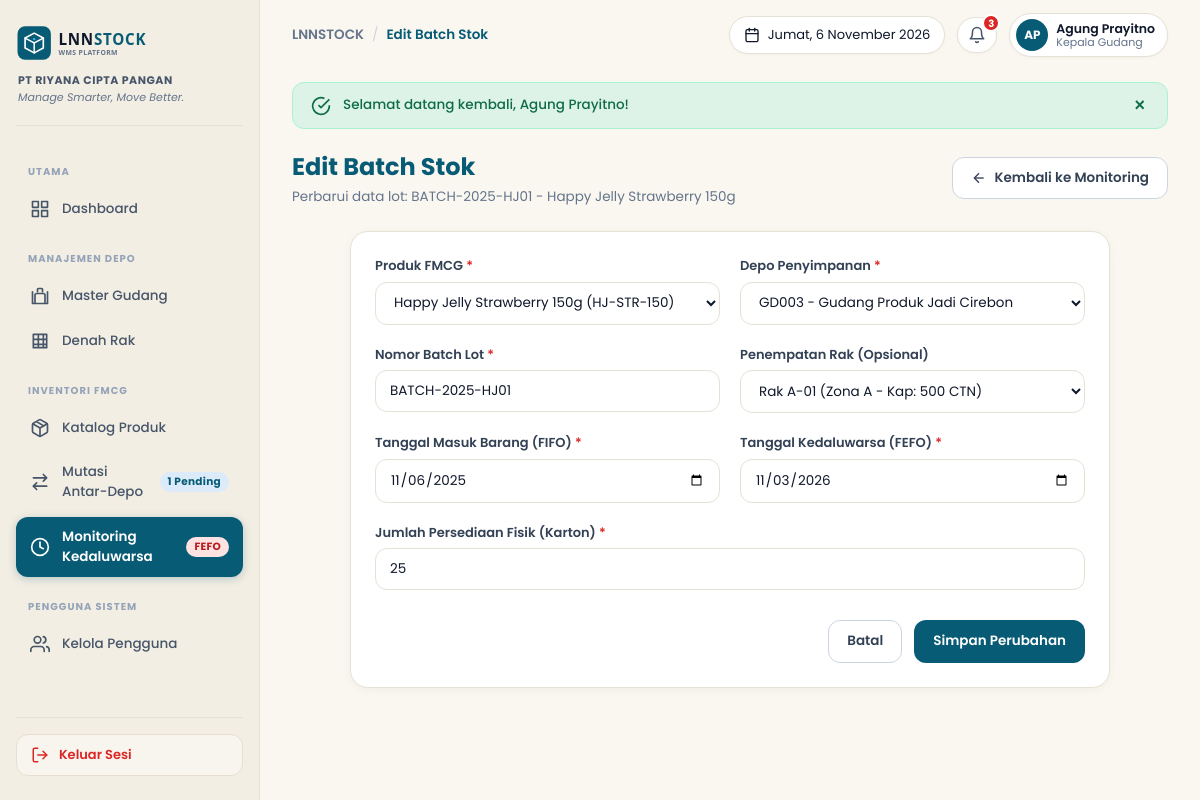
/?page=kedaluwarsa&action=edit&id=1 (signed in), run on the app's committed database.
### tables this page shows
CREATE TABLE IF NOT EXISTS batch_stok (
  id INT AUTO_INCREMENT PRIMARY KEY,
  id_produk INT NOT NULL,
  id_depo INT NOT NULL,
  id_rak INT NULL,                         
  no_batch VARCHAR(30) NOT NULL,
  tgl_masuk DATE NOT NULL,                 
  tgl_expired DATE NOT NULL,               
  jumlah INT NOT NULL DEFAULT 0,           
  UNIQUE KEY uq_batch (no_batch, id_produk, id_depo),
  FOREIGN KEY (id_produk) REFERENCES produk(id) ON DELETE RESTRICT,
  FOREIGN KEY (id_depo)   REFERENCES depo(id)   ON DELETE RESTRICT,
  FOREIGN KEY (id_rak)    REFERENCES rak(id)    ON DELETE RESTRICT
);

CREATE TABLE IF NOT EXISTS produk (
  id INT AUTO_INCREMENT PRIMARY KEY,
  kode_sku VARCHAR(20) NOT NULL UNIQUE,    
  nama_produk VARCHAR(100) NOT NULL,
  kategori VARCHAR(40) NOT NULL,           
  isi_per_karton INT NOT NULL DEFAULT 1,
  masa_simpan_bulan INT NOT NULL DEFAULT 12,
  buffer_minimum INT NOT NULL DEFAULT 0,   
  gambar VARCHAR(150) NULL
);

CREATE TABLE IF NOT EXISTS depo (
  id INT AUTO_INCREMENT PRIMARY KEY,
  kode_depo VARCHAR(10) NOT NULL UNIQUE,   
  nama_depo VARCHAR(100) NOT NULL,
  jenis_depo VARCHAR(30) NOT NULL,         
  lokasi VARCHAR(150) NOT NULL,
  status VARCHAR(10) NOT NULL DEFAULT 'Aktif'
);

### controllers/BatchController.php (called while the page is built, shortened)
<?php
require_once __DIR__ . '/../models/Batch.php';
require_once __DIR__ . '/../models/Produk.php';
require_once __DIR__ . '/../models/Depo.php';
class BatchController extends Controller {
    private Batch $batchModel;
    private Produk $produkModel;
    private Depo $depoModel;
    public function __construct() {
        $this->batchModel = new Batch();
        $this->produkModel = new Produk();
        $this->depoModel = new Depo();
    }
    public function edit(): void {
        $id = (int)($_GET['id'] ?? 0);
        $batch = $this->batchModel->getById($id);
        $produks = $this->produkModel->getAll();
        $depos = $this->depoModel->getAll();
        $stmtRak = Database::connect()->query("SELECT r.*, d.nama_depo FROM rak r JOIN depo d ON d.id = r.id_depo WHERE r.status_rak = 'Aktif' ORDER BY r.kode_rak ASC");
        $allRaks = $stmtRak->fetchAll();
        $errors = [];
        $old = $batch;
        $this->view('kedaluwarsa/edit', [
            'pageTitle' => 'Edit Batch Stok',
            'batch'     => $batch,
            'produks'   => $produks,
            'depos'     => $depos,
            'allRaks'   => $allRaks,
            'errors'    => $errors,
            'old'       => $old,
        ]);
    }
}

### core/Database.php (called while the page is built)
<?php
class Database {
    private static ?PDO $instance = null;
    public static function connect(): PDO {
        if (self::$instance === null) {
            $host = '127.0.0.1';
            $port = '3306';
            $dbname = 'db_lnnstock';
            $username = 'root';
            $password = '';
            $dsn = "mysql:host={$host};port={$port};dbname={$dbname};charset=utf8mb4";
            $options = [
                PDO::ATTR_ERRMODE            => PDO::ERRMODE_EXCEPTION,
                PDO::ATTR_DEFAULT_FETCH_MODE => PDO::FETCH_ASSOC,
                PDO::ATTR_EMULATE_PREPARES   => false,
            ];
            try {
                self::$instance = new PDO($dsn, $username, $password, $options);
            } catch (PDOException $e) {
                error_log("Database Connection Error: " . $e->getMessage());
                die("Maaf, terjadi kendala koneksi ke database LNNSTOCK. Pastikan layanan MySQL/MariaDB pada XAMPP sudah berjalan.");
            }
        }
        return self::$instance;
    }
}

### core/Model.php (called while the page is built, shortened)
<?php
abstract class Model {
    public function __construct() {
        $this->db = Database::connect();
    }
}

### models/Batch.php (called while the page is built, shortened)
<?php
require_once __DIR__ . '/../core/Model.php';
class Batch extends Model {
    public function getById(int $id): ?array {
        $sql = "SELECT b.*,
                    p.nama_produk, p.kode_sku, p.masa_simpan_bulan,
                    d.nama_depo, d.kode_depo,
                    r.kode_rak, r.kapasitas,
                    DATEDIFF(b.tgl_expired, CURDATE()) AS sisa_hari
                FROM batch_stok b
                JOIN produk p ON p.id = b.id_produk
                JOIN depo d ON d.id = b.id_depo
                LEFT JOIN rak r ON r.id = b.id_rak
                WHERE b.id = :id
                LIMIT 1";
        $stmt = $this->db->prepare($sql);
        $stmt->execute([':id' => $id]);
        $row = $stmt->fetch();
        return $row ?: null;
    }
}

### core/helpers.php (called while the page is built, shortened)
<?php
function e(?string $value): string {
    return htmlspecialchars((string)($value ?? ''), ENT_QUOTES, 'UTF-8');
}
function base_url(string $path = ''): string {
    $scriptDir = dirname($_SERVER['SCRIPT_NAME'] ?? '/index.php');
    $scriptDir = str_replace('\\', '/', $scriptDir);
    $base = rtrim($scriptDir, '/') . '/';
    return $base . ltrim($path, '/');
}

### models/Produk.php (called while the page is built, shortened)
<?php
require_once __DIR__ . '/../core/Model.php';
class Produk extends Model {
    public function getAll(): array {
        $sql = "SELECT p.*,
                    COALESCE(SUM(b.jumlah), 0) AS stok_karton,
                    COALESCE(SUM(b.jumlah), 0) * p.isi_per_karton AS stok_pcs
                FROM produk p
                LEFT JOIN batch_stok b ON b.id_produk = p.id
                GROUP BY p.id
                ORDER BY p.kode_sku ASC";
        $stmt = $this->db->query($sql);
        $rows = $stmt->fetchAll();
        foreach ($rows as &$row) {
            $stok = (int)$row['stok_karton'];
            $buffer = (int)$row['buffer_minimum'];
        }
        return $rows;
    }
}

### models/Depo.php (called while the page is built, shortened)
<?php
require_once __DIR__ . '/../core/Model.php';
class Depo extends Model {
    public function getAll(): array {
        $sql = "SELECT d.*,
                    COALESCE(SUM(r.kapasitas), 0) AS total_kapasitas,
                    (SELECT COALESCE(SUM(b.jumlah), 0) FROM batch_stok b WHERE b.id_depo = d.id) AS total_terisi
                FROM depo d
                LEFT JOIN rak r ON r.id_depo = d.id
                GROUP BY d.id
                ORDER BY d.kode_depo ASC";
        $stmt = $this->db->query($sql);
        return $stmt->fetchAll();
    }
}

### views/kedaluwarsa/edit.php (the view, shortened to what this page needs)
<div class="page-header">
    <div>
        <h1 class="page-title">Edit Batch Stok</h1>
        <p class="page-subtitle">Perbarui data lot: <?= e($batch['no_batch']) ?> - <?= e($batch['nama_produk']) ?></p>
    </div>
    <div>
        <a href="<?= base_url('?page=kedaluwarsa') ?>" class="btn btn-secondary">
            <svg width="16" height="16" viewBox="0 0 24 24" fill="none" stroke="currentColor" stroke-width="2">
                <line x1="19" y1="12" x2="5" y2="12"></line>
                <polyline points="12 19 5 12 12 5"></polyline>
            </svg>
            <span>Kembali ke Monitoring</span>
        </a>
    </div>
</div>
<div class="card" style="max-width: 760px; margin: 0 auto;">
    <form action="<?= base_url('?page=kedaluwarsa&action=edit&id=' . $batch['id']) ?>" method="POST">
        <div class="form-grid-2">
            <div class="form-group">
                <label for="batchSelectProduk" class="form-label">Produk FMCG <span class="text-danger">*</span></label>
                <select id="batchSelectProduk" name="id_produk" class="form-select" required>
                    <?php foreach ($produks as $p): ?>
                        <option value="<?= $p['id'] ?>" data-masa-simpan="<?= (int)$p['masa_simpan_bulan'] ?>" <?= ($old['id_produk'] == $p['id']) ? 'selected' : '' ?>>
                            <?= e($p['nama_produk']) ?> (<?= e($p['kode_sku']) ?>)
                        </option>
                    <?php endforeach; ?>
                </select>
            </div>
            <div class="form-group">
                <label for="batchSelectDepo" class="form-label">Depo Penyimpanan <span class="text-danger">*</span></label>
                <select id="batchSelectDepo" name="id_depo" class="form-select" required>
                    <?php foreach ($depos as $d): ?>
                        <option value="<?= $d['id'] ?>" <?= ($old['id_depo'] == $d['id']) ? 'selected' : '' ?>>
                            <?= e($d['kode_depo']) ?> - <?= e($d['nama_depo']) ?>
                        </option>
                    <?php endforeach; ?>
                </select>
            </div>
        </div>
        <div class="form-grid-2">
            <div class="form-group">
                <label for="no_batch" class="form-label">Nomor Batch Lot <span class="text-danger">*</span></label>
                <input type="text" id="no_batch" name="no_batch" class="form-input" value="<?= e($old['no_batch']) ?>" required>
            </div>
            <div class="form-group">
                <label for="batchSelectRak" class="form-label">Penempatan Rak (Opsional)</label>
                <select id="batchSelectRak" name="id_rak" class="form-select">
                    <?php foreach ($allRaks as $r): ?>
                        <option value="<?= $r['id'] ?>" data-depo="<?= $r['id_depo'] ?>" <?= ($old['id_rak'] == $r['id']) ? 'selected' : '' ?>>
                            Rak <?= e($r['kode_rak']) ?> (Zona <?= e($r['zona']) ?> - Kap: <?= $r['kapasitas'] ?> CTN)
                        </option>
                    <?php endforeach; ?>
                </select>
            </div>
        </div>
        <div class="form-grid-2">
            <div class="form-group">
                <label for="batchTglMasuk" class="form-label">Tanggal Masuk Barang (FIFO) <span class="text-danger">*</span></label>
                <input type="date" id="batchTglMasuk" name="tgl_masuk" class="form-input" value="<?= e($old['tgl_masuk']) ?>" required>
            </div>
            <div class="form-group">
                <label for="batchTglExpired" class="form-label">Tanggal Kedaluwarsa (FEFO) <span class="text-danger">*</span></label>
                <input type="date" id="batchTglExpired" name="tgl_expired" class="form-input" value="<?= e($old['tgl_expired']) ?>" required>
            </div>
        </div>
        <div class="form-group">
            <label for="jumlah" class="form-label">Jumlah Persediaan Fisik (Karton) <span class="text-danger">*</span></label>
            <input type="number" id="jumlah" name="jumlah" class="form-input" min="1" value="<?= e($old['jumlah']) ?>" required>
        </div>
        <div style="display: flex; justify-content: flex-end; gap: 12px; margin-top: 30px;">
            <a href="<?= base_url('?page=kedaluwarsa') ?>" class="btn btn-secondary">Batal</a>
            <button type="submit" class="btn btn-primary">Simpan Perubahan</button>
        </div>
    </form>
</div>

### public/assets/css/style.css (style rules this page uses)
:root { --primary: #075B75; --primary-hover: #054558; --primary-light: #E8F3F7; --bg-main: #FAF7F0; --sidebar-bg: #F2EEE3; --sidebar-active: #075B75; --card-bg: #FFFFFF; --text-main: #0F172A; --text-muted: #64748B; --border-color: #E6E1D5; --border-light: #F0ECE1; --table-head-bg: #EFEBE0; --badge-green-bg: #DDF3E8; --badge-green-text: #0F6B4B; --badge-yellow-bg: #FEF0D0; --badge-yellow-text: #B45309; --badge-red-bg: #FDE2E2; --badge-red-text: #B91C1C; --badge-blue-bg: #DCEBFA; --badge-blue-text: #075B75; --badge-gray-bg: #F1F5F9; --badge-gray-text: #64748B; --radius-sm: 8px; --radius-md: 12px; --radius-lg: 18px; --shadow-card: 0 2px 10px rgba(0, 0, 0, 0.04); --shadow-md: 0 4px 16px rgba(7, 91, 117, 0.08); }
* { box-sizing: border-box; margin: 0; padding: 0; }
body { font-family: 'Poppins', -apple-system, BlinkMacSystemFont, 'Segoe UI', Roboto, sans-serif; background-color: var(--bg-main); color: var(--text-main); line-height: 1.5; font-size: 14px; -webkit-font-smoothing: antialiased; }
.card { background-color: var(--card-bg); border-radius: var(--radius-lg); border: 1px solid var(--border-color); box-shadow: var(--shadow-card); padding: 24px; margin-bottom: 24px; }
.page-header { display: flex; align-items: center; justify-content: space-between; margin-bottom: 24px; flex-wrap: wrap; gap: 16px; }
.page-title { font-size: 24px; font-weight: 700; color: var(--primary); }
.page-subtitle { font-size: 13.5px; color: var(--text-muted); margin-top: 2px; }
.btn { display: inline-flex; align-items: center; justify-content: center; gap: 8px; padding: 10px 18px; border-radius: var(--radius-md); font-family: inherit; font-size: 13.5px; font-weight: 600; text-decoration: none; border: 1px solid transparent; cursor: pointer; transition: all 0.15s ease; }
.btn-primary { background-color: var(--primary); color: #FFFFFF; }
.btn-secondary { background-color: #FFFFFF; border-color: #CBD5E1; color: #334155; }
.form-group { margin-bottom: 20px; }
.form-label { display: block; font-size: 13px; font-weight: 600; color: #334155; margin-bottom: 6px; }
.form-input, .form-select, .form-textarea { width: 100%; padding: 10px 14px; border-radius: var(--radius-md); border: 1px solid var(--border-color); background-color: #FFFFFF; font-family: inherit; font-size: 13.5px; color: var(--text-main); transition: border-color 0.15s ease, box-shadow 0.15s ease; }
.form-grid-2 { display: grid; grid-template-columns: 1fr 1fr; gap: 20px; }
.text-danger { color: #DC2626; }

### data on the page
batch_stok: no_batch "BATCH-2025-HJ01", id_produk.nama_produk "Happy Jelly Strawberry 150g", id_produk "Happy Jelly Strawberry 150g (HJ-STR-150)", id_depo "GD003 - Gudang Produk Jadi Cirebon", id_rak "Rak A-01 (Zona A - Kap: 500 CTN)", tgl_masuk "11/06/2025", tgl_expired "11/03/2026", jumlah "25"

### other printed values
$pendingMutasiCount "1"
$pageTitle "Edit Batch Stok"
$kritisBatchCount "3"
$inisial ?: 'AP' "AP"
$currentUser['nama_lengkap'] "Agung Prayitno"
$currentUser['role'] "Kepala Gudang"
flash_get('success') "Selamat datang kembali, Agung Prayitno!"
